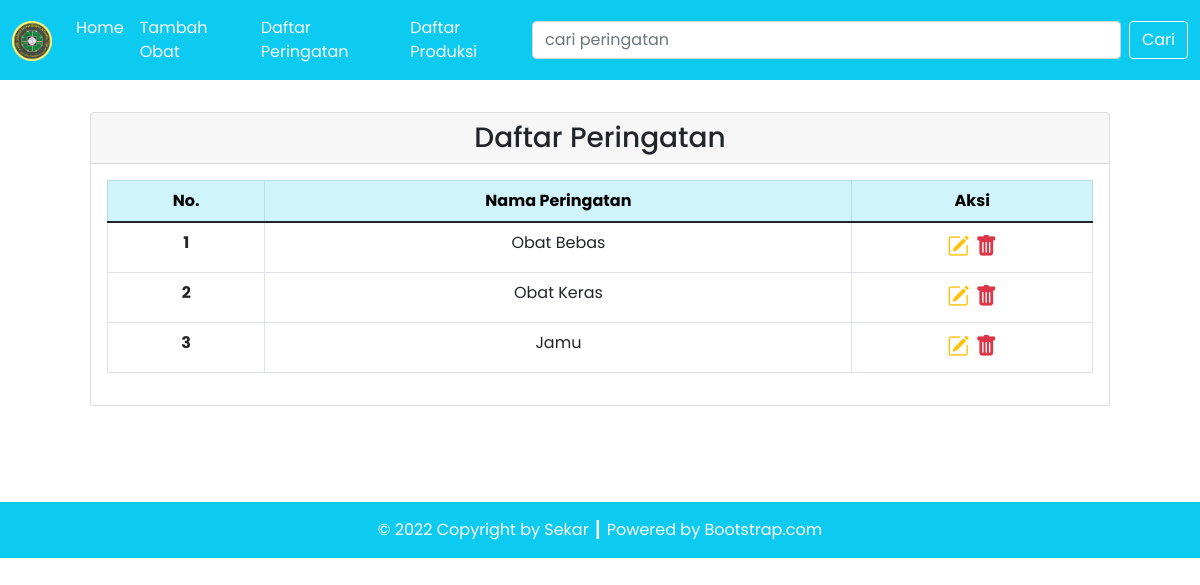
Page /peringatan.php on the committed database.
### tables this page shows
CREATE TABLE `peringatan` (
  `id_peringatan` int(11) NOT NULL,
  `nama_peringatan` varchar(100) NOT NULL
);

### config/db.php (called while the page is built)
<?php
$DB_HOST = "localhost";
$DB_USERNAME = "root";
$DB_PASSWORD = "";
$DB_NAME = "db_obat";

### classes/DB.php (called while the page is built, shortened)
<?php
class DB
{
    private $hostname;
    private $username;
    private $password;
    private $dbname;
    private $conn;
    private $result;
    function __construct($hostname, $username, $password, $dbname)
    {
        $this->hostname = $hostname;
        $this->username = $username;
        $this->password = $password;
        $this->dbname = $dbname;
    }
    function open()
    {
        $this->conn = mysqli_connect($this->hostname, $this->username, $this->password, $this->dbname);
    }
    function execute($query)
    {
        $this->result = mysqli_query($this->conn, $query);
    }
    function getResult()
    {
        return mysqli_fetch_array($this->result);
    }
}

### classes/Peringatan.php (called while the page is built, shortened)
<?php
class Peringatan extends DB
{
    function getPeringatan()
    {
        $query = "SELECT * FROM peringatan";
        return $this->execute($query);
    }
}

### peringatan.php (the view, shortened to what this page needs)
<?php
include('config/db.php');
include('classes/DB.php');
include('classes/Peringatan.php');
$peringatan = new Peringatan($DB_HOST, $DB_USERNAME, $DB_PASSWORD, $DB_NAME);
$peringatan->open();
$peringatan->getPeringatan();
$header = '<tr>
<th scope="row">No.</th>
<th scope="row">Nama Peringatan</th>
<th scope="row">Aksi</th>
</tr>';
$data = null;
$no = 1;
while ($div = $peringatan->getResult()) {
    $data .= '<tr>
    <th scope="row">' . $no . '</th>
    <td>' . $div['nama_peringatan'] . '</td>
    <td style="font-size: 22px;">
        <a href="tambahObat.php?id=' . $div['id_peringatan'] . '" title="Edit Data"><i class="bi bi-pencil-square text-warning"></i></a>&nbsp;<a href="peringatan.php?hapus=' . $div['id_peringatan'] . '" title="Delete Data"><i class="bi bi-trash-fill text-danger"></i></a>
        </td>
    </tr>';
    $no++;
}

### rows in the picture
peringatan: nama_peringatan "Obat Bebas"
peringatan: nama_peringatan "Obat Keras"
peringatan: nama_peringatan "Jamu"
